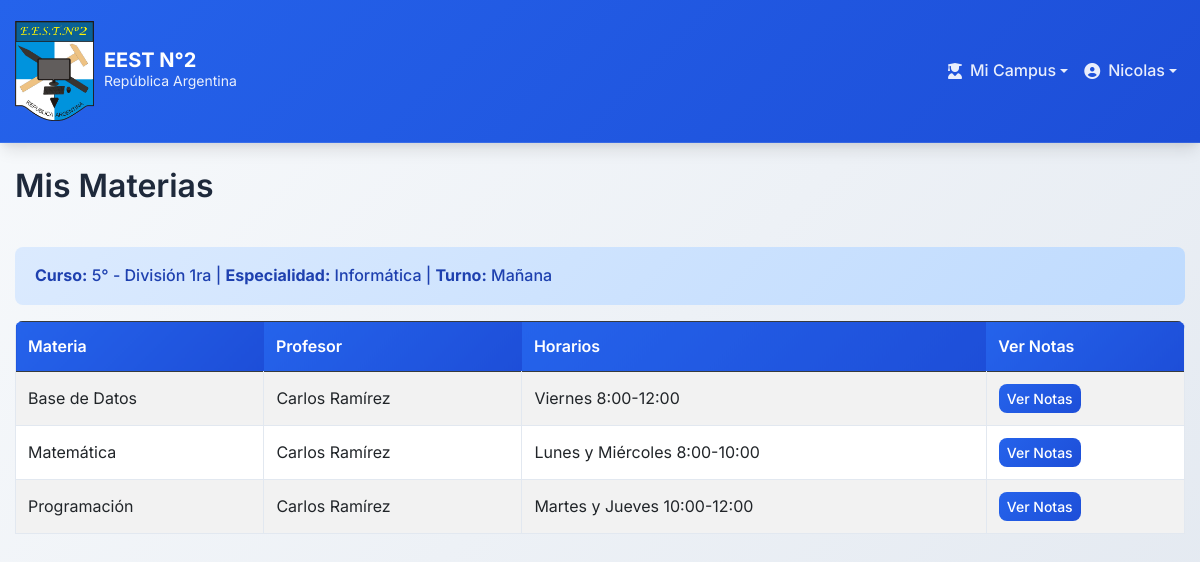
Screenshot of /mis_materias.php (signed in) with the database file from the repository.
### tables this page shows
CREATE TABLE `cursos` (
  `ID` int(11) NOT NULL,
  `DNI_Preceptor` int(11) NOT NULL,
  `Turno` enum('Mañana','Tarde','Noche') NOT NULL,
  `Grupo` varchar(255) NOT NULL,
  `Anio` int(4) NOT NULL,
  `Division` varchar(10) NOT NULL,
  `Especialidad` varchar(255) NOT NULL,
  `Estado` tinyint(1) NOT NULL DEFAULT 1
);

CREATE TABLE `materias` (
  `ID` int(11) NOT NULL,
  `ID_Curso` int(11) NOT NULL,
  `DNI_Profesor` int(11) NOT NULL,
  `Nombre` varchar(255) NOT NULL,
  `Horarios` varchar(255) NOT NULL,
  `Estado` tinyint(1) NOT NULL DEFAULT 1
);

CREATE TABLE `usuarios` (
  `DNI` int(11) NOT NULL,
  `Primer_nombre` varchar(255) NOT NULL,
  `Segundo_nombre` varchar(255) NOT NULL,
  `Apellido` varchar(255) NOT NULL,
  `Email` varchar(255) NOT NULL,
  `Password_Usuario` varchar(255) DEFAULT NULL,
  `Nacionalidad` varchar(255) NOT NULL,
  `Localidad` varchar(255) NOT NULL,
  `Calle` varchar(255) NOT NULL,
  `Altura` int(11) NOT NULL,
  `Fecha_Nacimiento` date NOT NULL,
  `Telefono` varchar(255) NOT NULL,
  `Rol` enum('Director','Preceptor','Profesor','Alumno') NOT NULL,
  `Estado` tinyint(1) NOT NULL DEFAULT 1,
  `Fecha_Creacion` timestamp NOT NULL DEFAULT current_timestamp(),
  `Usuario` varchar(255) DEFAULT current_user()
);

### mis_materias.php (the view, shortened to what this page needs)
<?php
include('./public/header.php');
$dni_alumno = $_SESSION['DNI'];
?>
<!DOCTYPE html>
<html lang="es">
<head>
    <link rel="stylesheet" href="./style/styles.css">
</head>
<body>
    <div class="container mt-4">
        <h2>Mis Materias</h2>
        <br>
        <?php
        $query_curso = "SELECT cursos.ID, cursos.Anio, cursos.Division, cursos.Especialidad, cursos.Turno
                        FROM cursos
                        INNER JOIN curso_alumno ON cursos.ID = curso_alumno.ID_Curso
                        WHERE curso_alumno.DNI_Alumno = '$dni_alumno' AND cursos.Estado = 1";
        $result_curso = mysqli_query($CONN, $query_curso);
        if (mysqli_num_rows($result_curso) > 0) {
            $curso = mysqli_fetch_assoc($result_curso);
            $id_curso = $curso['ID'];
            echo "<div class='alert alert-info'>";
            echo "<strong>Curso:</strong> " . $curso['Anio'] . "° - División " . $curso['Division'];
            echo " | <strong>Especialidad:</strong> " . $curso['Especialidad'];
            echo " | <strong>Turno:</strong> " . $curso['Turno'];
            echo "</div>";
            $query_materias = "SELECT materias.ID, materias.Nombre, materias.Horarios,
                              usuarios.Primer_nombre, usuarios.Apellido
                              FROM materias
                              INNER JOIN profesores ON materias.DNI_Profesor = profesores.DNI_Profesor
                              INNER JOIN usuarios ON profesores.DNI_Profesor = usuarios.DNI
                              WHERE materias.ID_Curso = '$id_curso' AND materias.Estado = 1
                              ORDER BY materias.Nombre";
            $result_materias = mysqli_query($CONN, $query_materias);
            if (mysqli_num_rows($result_materias) > 0) {
                echo "<div class='table-responsive'>";
                echo "<table class='table table-striped table-bordered'>";
                echo "<thead class='table-dark'>";
                echo "<tr>";
                echo "<th>Materia</th>";
                echo "<th>Profesor</th>";
                echo "<th>Horarios</th>";
                echo "<th>Ver Notas</th>";
                echo "</tr>";
                echo "</thead>";
                echo "<tbody>";
                while ($materia = mysqli_fetch_assoc($result_materias)) {
                    echo "<tr>";
                    echo "<td>" . htmlspecialchars($materia['Nombre']) . "</td>";
                    echo "<td>" . htmlspecialchars($materia['Primer_nombre'] . " " . $materia['Apellido']) . "</td>";
                    echo "<td>" . htmlspecialchars($materia['Horarios']) . "</td>";
                    echo "<td><a href='ver_notas.php?id_materia=" . $materia['ID'] . "' class='btn btn-sm btn-primary'>Ver Notas</a></td>";
                    echo "</tr>";
                }
                echo "</tbody>";
                echo "</table>";
                echo "</div>";
            } else {
                echo "<div class='alert alert-warning'>No hay materias registradas para tu curso.</div>";
            }
        } else {
            echo "<div class='alert alert-danger'>No estás asignado a ningún curso. Contacta con la administración.</div>";
        }
        ?>
    </div>
</body>
</html>

### style/styles.css (style rules this page uses)
:root { --primary-color: #2563eb; --primary-dark: #1d4ed8; --secondary-color: #64748b; --success-color: #10b981; --warning-color: #f59e0b; --danger-color: #ef4444; --info-color: #06b6d4; --light-color: #f8fafc; --dark-color: #1e293b; --border-color: #e2e8f0; --shadow: 0 1px 3px 0 rgba(0, 0, 0, 0.1), 0 1px 2px 0 rgba(0, 0, 0, 0.06); --shadow-lg: 0 10px 15px -3px rgba(0, 0, 0, 0.1), 0 4px 6px -2px rgba(0, 0, 0, 0.05); --border-radius: 0.5rem; --font-family: 'Inter', -apple-system, BlinkMacSystemFont, 'Segoe UI', Roboto, sans-serif; }
* { box-sizing: border-box; margin: 0; padding: 0; }
body { font-family: var(--font-family); line-height: 1.6; color: var(--dark-color); background: linear-gradient(135deg, #f8fafc 0%, #e2e8f0 100%); min-height: 100vh; }
.container { max-width: 1200px; margin: 0 auto; padding: 0 15px; }
h1, h2, h3, h4, h5, h6 { color: var(--dark-color); font-weight: 600; margin-bottom: 1rem; }
.btn { display: inline-block; font-weight: 500; line-height: 1.5; text-align: center; text-decoration: none; vertical-align: middle; cursor: pointer; border: none; padding: 0.5rem 1rem; font-size: 1rem; border-radius: var(--border-radius); transition: all 0.2s ease; }
.btn-primary { color: #fff; background: linear-gradient(135deg, var(--primary-color) 0%, var(--primary-dark) 100%); }
.btn-sm { padding: 0.25rem 0.5rem; font-size: 0.875rem; }
.alert { border: none; border-radius: var(--border-radius); font-weight: 500; padding: 1rem 1.25rem; margin-bottom: 1rem; }
.alert-info { background: linear-gradient(135deg, #dbeafe 0%, #bfdbfe 100%); color: #1e40af; }
.table { width: 100%; margin-bottom: 1rem; color: var(--dark-color); border-collapse: collapse; }
.table th, .table td { padding: 0.75rem; vertical-align: middle; border-bottom: 1px solid var(--border-color); }
.table thead th { background: linear-gradient(135deg, var(--primary-color) 0%, var(--primary-dark) 100%); color: white; border: none; font-weight: 600; }
.table tbody tr { transition: all 0.2s ease; }
.table-responsive { overflow-x: auto; border-radius: var(--border-radius); }
.table-striped tbody tr:nth-of-type(odd) { background-color: rgba(0, 0, 0, 0.02); }
.table-bordered { border: 1px solid var(--border-color); }
.mt-4 { margin-top: 1.5rem; }

### rows the page displays
cursos: Anio "5", Division "1ra", Especialidad "Informática", Turno "Mañana"
materias: Nombre "Base de Datos", usuarios.Primer_nombre+Apellido "Carlos Ramírez", Horarios "Viernes 8:00-12:00"
materias: Nombre "Matemática", usuarios.Primer_nombre+Apellido "Carlos Ramírez", Horarios "Lunes y Miércoles 8:00-10:00"
materias: Nombre "Programación", usuarios.Primer_nombre+Apellido "Carlos Ramírez", Horarios "Martes y Jueves 10:00-12:00"

### other values shown
$_SESSION['nombre1'] "Nicolas"
